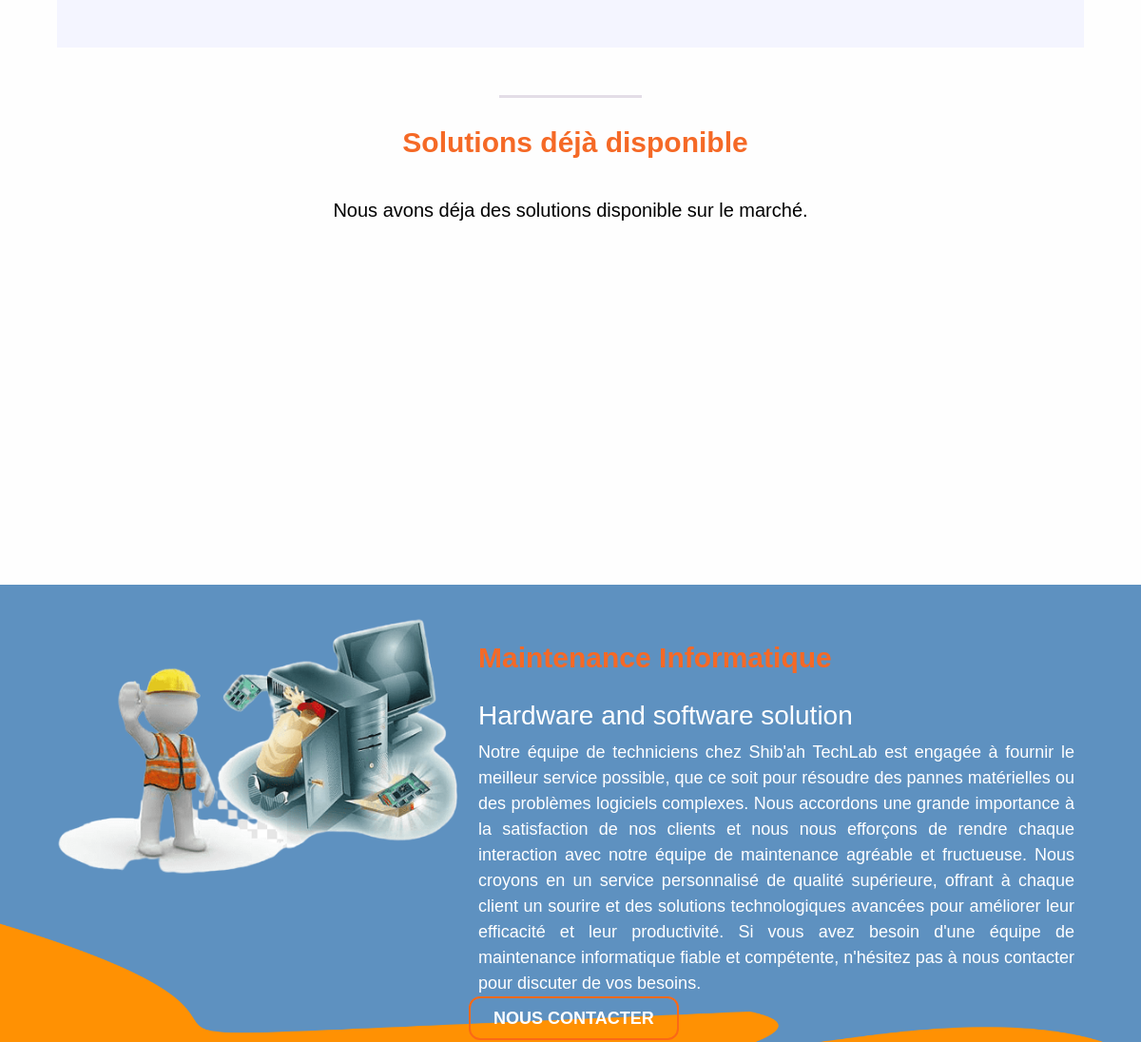
The app's page / (middle part), older data.
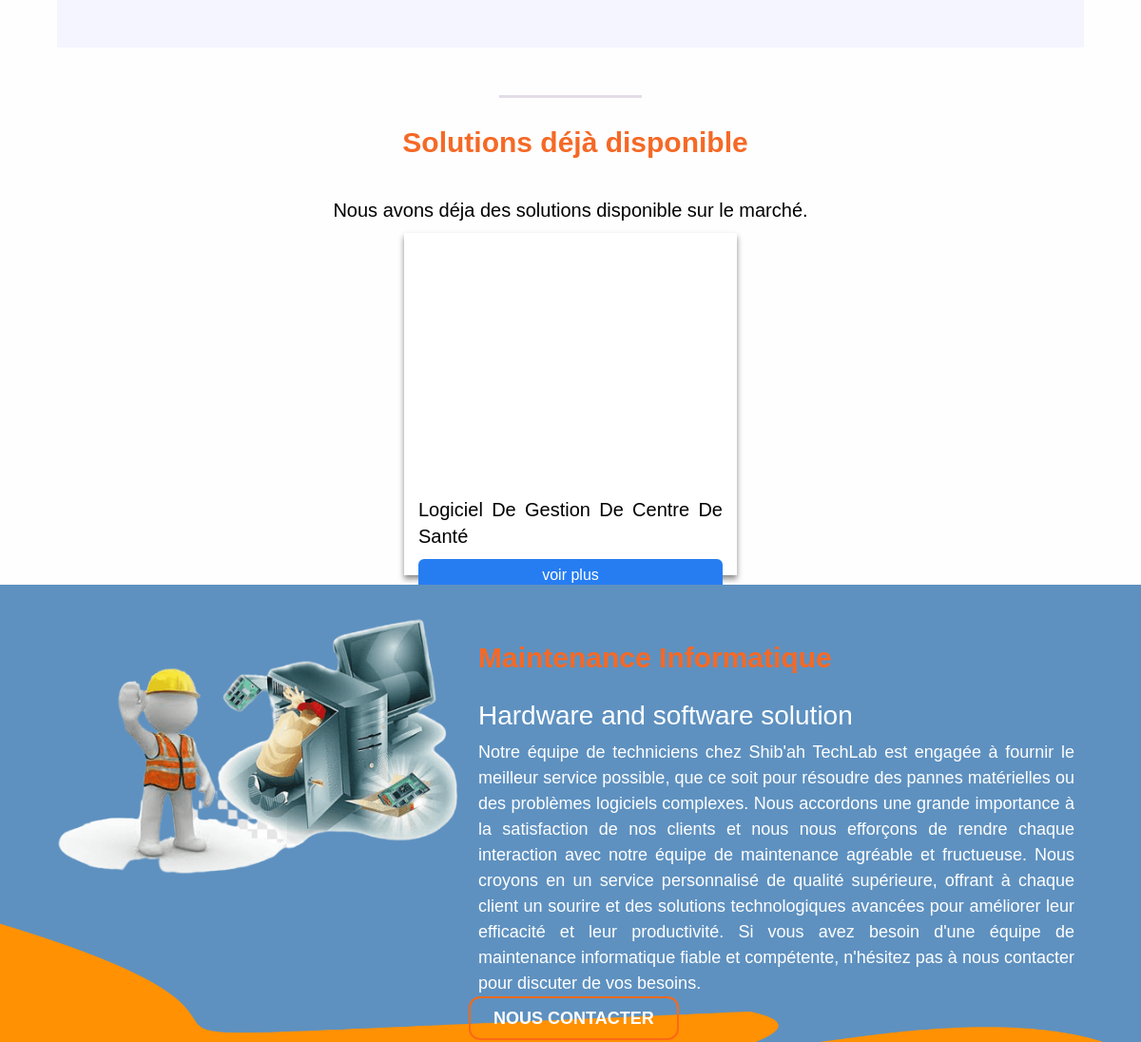
The same page, newer data.
### sticweb/models.py (models this page shows)
class Solutions(models.Model):
    name = models.CharField(max_length=200)
    title=models.CharField(max_length=600)
    Description = models.TextField()
    image = models.ImageField(upload_to='media', blank=True)
    etat= models.BooleanField()
    coulorfonvalue=models.CharField(max_length=10)
    def get_absolute_url(self):
        return reverse('detail_solution', args=[str(self.id)])

### sticweb/views.py (the view)
# urls.py: path('', views.index, name='index'),
def index(request):
    solutions = Solutions.objects.all()
    if request.method == 'POST':
        form = MessageForm(request.POST)
        if form.is_valid():
            form.save()
        return HttpResponseRedirect(request.path)
    else:
        form = MessageForm()
    context = {'solutions': solutions, 'form': form}
    return render(request,'sticweb/index.html', context)

### sticweb/templates/sticweb/index.html (shortened to what this page needs)
{% load static %}
<html lang="fr">
<head>
   <link rel="stylesheet" type="text/css" href="{% static 'sticweb/style.css' %}">
   <link rel="stylesheet" type="text/css" href="{% static 'sticweb/stylebaspage.css' %}">
   <link rel="stylesheet" type="text/css" href="{% static 'sticweb/apropos.css' %}">
   <link rel="stylesheet" type="text/css" href="{% static 'sticweb/test.css' %}">
   <link rel="stylesheet" type="text/css" href="{% static 'sticweb/style2.css' %}">
   <link rel="stylesheet" type="text/css" href="{% static 'sticweb/styleindexservices.css' %}">
   <link rel="stylesheet" type="text/css" href="{% static 'sticweb/headstyle.css' %}">
    <link rel="stylesheet" href="https://unpkg.com/swiper/swiper-bundle.min.css" />
</head>
<body>
  <div class="container0">
    <div class="row0">
    </div>
  </div>
      <div class="separateur">
      </div>
      <div class="titre">
         <h2 class="titre-texte"><span>Solutions déjà disponible</span></h2>
         <p>Nous avons déja des solutions disponible sur le marché. <br> </p>
      </div>
 <div class="slide-container swiper">
        <div class="slide-content">
            <div class="swiper-wrapper">
            {% for Solutions in solutions %}
                <div class="card swiper-slide">
                    <div class="image-content">
               </div>
                    <div class="card-content">
                        <h2 class="title">{{ Solutions.name }}</h2>
                        <p class="desc">{{ Solutions.title }}</p>
                  <button class="button"><a href="{{ Solutions.get_absolute_url }}" style="text-decoration: none; color:white;">voir plus </a></button>
                    </div>
                </div>
  {% endfor %}
        </div>
    </div>
    </div>
<section class='SectionProjet prjtmain' id="mainten" >
   <img src="{% static 'sticweb/images/m_1-removebg-preview.png' %}" class="col40" style="padding-left: 16px; border-radius: 15px;">
   <div class="col60 float-right co60" style="padding-left: 5px;" >
<h2 class="titre-texte" > <span> Maintenance Informatique</span> </h2>
<h3 class="titre-h3" ><span>Hardware and software solution</span></h3>
         <p class="titre-p"  >
          Notre équipe de techniciens chez Shib'ah TechLab est engagée à fournir le meilleur service possible,
             que ce soit pour résoudre des pannes matérielles ou des problèmes logiciels complexes. Nous accordons
             une grande importance à la satisfaction de nos clients et nous nous efforçons de rendre chaque
             interaction avec notre équipe de maintenance agréable et fructueuse. Nous croyons en un service
             personnalisé de qualité supérieure, offrant à chaque client un sourire et des solutions
             technologiques avancées pour améliorer leur efficacité et leur productivité. Si vous avez
             besoin d'une équipe de maintenance informatique fiable et compétente, n'hésitez pas à nous
             contacter pour discuter de vos besoins.
           <br>
</p>
<div>
<div>
   <a href="#contact" class="btnContactNs aanim" >
         <span class="aText">Nous contacter </span>
   </a>
</div>
</div>
   </div>
   </section>
</body>
</html>

Row changes from the older to the newer data that the page shows:
added Solutions: title "Logiciel De Gestion De Centre De Santé"
